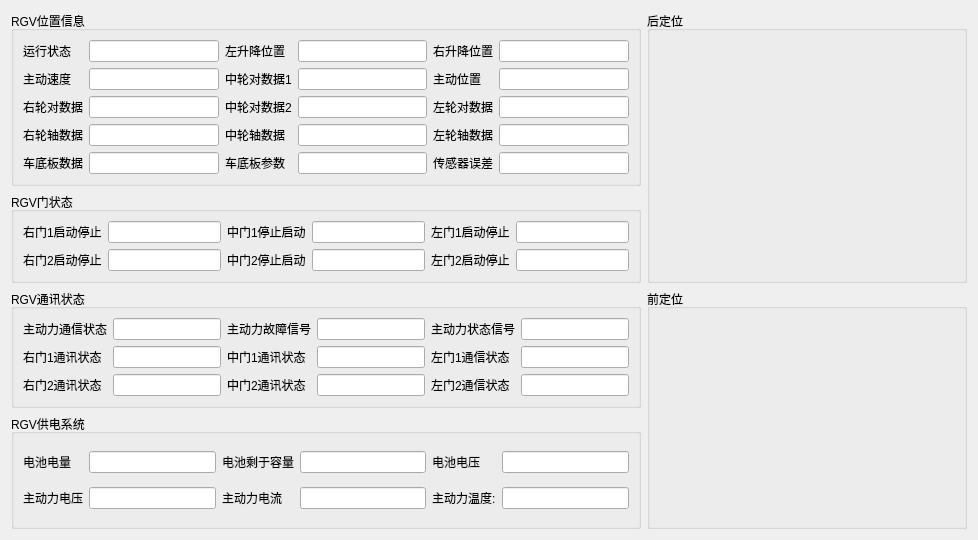
      <widget class="QWidget" name="RGV_Monitor_Widget">
       <layout class="QGridLayout" name="gridLayout_24">
        <item row="0" column="0">
         <widget class="QGroupBox" name="groupBox_17">
          <property name="title">
           <string>RGV位置信息</string>
          </property>
          <layout class="QGridLayout" name="gridLayout_20">
           <item row="3" column="5">
            <widget class="QLineEdit" name="RGV_State_20"/>
           </item>
           <item row="0" column="1">
            <widget class="QLineEdit" name="RGV_State_65"/>
           </item>
           <item row="0" column="5">
            <widget class="QLineEdit" name="RGV_State_21"/>
           </item>
           <item row="4" column="4">
            <widget class="QLabel" name="label_28">
             <property name="text">
              <string>左轮轴数据</string>
             </property>
            </widget>
           </item>
           <item row="2" column="2">
            <widget class="QLabel" name="label_39">
             <property name="text">
              <string>中轮对数据1</string>
             </property>
            </widget>
           </item>
           <item row="2" column="0">
            <widget class="QLabel" name="label_34">
             <property name="text">
              <string>主动速度</string>
             </property>
            </widget>
           </item>
           <item row="3" column="1">
            <widget class="QLineEdit" name="RGV_State_17"/>
           </item>
           <item row="0" column="0">
            <widget class="QLabel" name="label_88">
             <property name="text">
              <string>运行状态</string>
             </property>
            </widget>
           </item>
           <item row="0" column="4">
            <widget class="QLabel" name="label_70">
             <property name="text">
              <string>右升降位置</string>
             </property>
            </widget>
           </item>
           <item row="4" column="5">
            <widget class="QLineEdit" name="RGV_State_18"/>
           </item>
           <item row="4" column="1">
            <widget class="QLineEdit" name="RGV_State_22"/>
           </item>
           <item row="3" column="0">
            <widget class="QLabel" name="label_32">
             <property name="text">
              <string>右轮对数据</string>
             </property>
            </widget>
           </item>
           <item row="2" column="3">
            <widget class="QLineEdit" name="RGV_State_8"/>
           </item>
           <item row="4" column="3">
            <widget class="QLineEdit" name="RGV_State_9"/>
           </item>
           <item row="3" column="4">
            <widget class="QLabel" name="label_29">
             <property name="text">
              <string>左轮对数据</string>
             </property>
            </widget>
           </item>
           <item row="2" column="1">
            <widget class="QLineEdit" name="RGV_State_13"/>
           </item>
           <item row="0" column="2">
            <widget class="QLabel" name="label_66">
             <property name="text">
              <string>左升降位置</string>
             </property>
            </widget>
           </item>
           <item row="2" column="4">
            <widget class="QLabel" name="label_27">
             <property name="text">
              <string>主动位置</string>
             </property>
            </widget>
           </item>
           <item row="4" column="2">
            <widget class="QLabel" name="label_44">
             <property name="text">
              <string>中轮轴数据</string>
             </property>
            </widget>
           </item>
           <item row="4" column="0">
            <widget class="QLabel" name="label_30">
             <property name="text">
              <string>右轮轴数据</string>
             </property>
            </widget>
           </item>
           <item row="2" column="5">
            <widget class="QLineEdit" name="RGV_State_16"/>
           </item>
           <item row="0" column="3">
            <widget class="QLineEdit" name="RGV_State_19"/>
           </item>
           <item row="3" column="3">
            <widget class="QLineEdit" name="RGV_State_10"/>
           </item>
           <item row="3" column="2">
            <widget class="QLabel" name="label_49">
             <property name="text">
              <string>中轮对数据2</string>
             </property>
            </widget>
           </item>
           <item row="5" column="1">
            <widget class="QLineEdit" name="RGV_State_11"/>
           </item>
           <item row="5" column="0">
            <widget class="QLabel" name="label_52">
             <property name="text">
              <string>车底板数据</string>
             </property>
            </widget>
           </item>
           <item row="5" column="5">
            <widget class="QLineEdit" name="RGV_State_12"/>
           </item>
           <item row="5" column="4">
            <widget class="QLabel" name="label_53">
             <property name="text">
              <string>传感器误差</string>
             </property>
            </widget>
           </item>
           <item row="5" column="2">
            <widget class="QLabel" name="label_54">
             <property name="text">
              <string>车底板参数</string>
             </property>
            </widget>
           </item>
           <item row="5" column="3">
            <widget class="QLineEdit" name="RGV_State_14"/>
           </item>
          </layout>
         </widget>
        </item>
        <item row="0" column="1" rowspan="2">
         <widget class="QGroupBox" name="groupBox_19">
          <property name="sizePolicy">
           <sizepolicy hsizetype="Expanding" vsizetype="Preferred">
            <horstretch>0</horstretch>
            <verstretch>0</verstretch>
           </sizepolicy>
          </property>
          <property name="minimumSize">
           <size>
            <width>320</width>
            <height>240</height>
           </size>
          </property>
          <property name="title">
           <string>后定位</string>
          </property>
          <layout class="QGridLayout" name="gridLayout_21">
           <item row="0" column="0">
            <widget class="QCustomPlot" name="Plot_1" native="true">
             <property name="minimumSize">
              <size>
               <width>0</width>
               <height>0</height>
              </size>
             </property>
             <layout class="QGridLayout" name="gridLayout_60"/>
            </widget>
           </item>
          </layout>
         </widget>
        </item>
        <item row="1" column="0">
         <widget class="QGroupBox" name="groupBox_9">
          <property name="title">
           <string>RGV门状态</string>
          </property>
          <layout class="QGridLayout" name="gridLayout_9">
           <item row="0" column="0">
            <widget class="QLabel" name="label_50">
             <property name="text">
              <string>右门1启动停止</string>
             </property>
            </widget>
           </item>
           <item row="0" column="1">
            <widget class="QLineEdit" name="RGV_State_47"/>
           </item>
           <item row="0" column="2">
            <widget class="QLabel" name="label_37">
             <property name="text">
              <string>中门1停止启动</string>
             </property>
            </widget>
           </item>
           <item row="0" column="3">
            <widget class="QLineEdit" name="RGV_State_37"/>
           </item>
           <item row="0" column="4">
            <widget class="QLabel" name="label_64">
             <property name="text">
              <string>左门1启动停止</string>
             </property>
            </widget>
           </item>
           <item row="0" column="5">
            <widget class="QLineEdit" name="RGV_State_28"/>
           </item>
           <item row="1" column="0">
            <widget class="QLabel" name="label_41">
             <property name="text">
              <string>右门2启动停止</string>
             </property>
            </widget>
           </item>
           <item row="1" column="1">
            <widget class="QLineEdit" name="RGV_State_48"/>
           </item>
           <item row="1" column="2">
            <widget class="QLabel" name="label_48">
             <property name="text">
              <string>中门2停止启动</string>
             </property>
            </widget>
           </item>
           <item row="1" column="3">
            <widget class="QLineEdit" name="RGV_State_38"/>
           </item>
           <item row="1" column="4">
            <widget class="QLabel" name="label_57">
             <property name="text">
              <string>左门2启动停止</string>
             </property>
            </widget>
           </item>
           <item row="1" column="5">
            <widget class="QLineEdit" name="RGV_State_29"/>
           </item>
          </layout>
         </widget>
        </item>
        <item row="2" column="0">
         <widget class="QGroupBox" name="groupBox_18">
          <property name="title">
           <string>RGV通讯状态</string>
          </property>
          <layout class="QGridLayout" name="gridLayout_23">
           <item row="0" column="0">
            <widget class="QLabel" name="label_19">
             <property name="text">
              <string>主动力通信状态</string>
             </property>
            </widget>
           </item>
           <item row="0" column="1">
            <widget class="QLineEdit" name="RGV_State_1"/>
           </item>
           <item row="0" column="2">
            <widget class="QLabel" name="label_22">
             <property name="text">
              <string>主动力故障信号</string>
             </property>
            </widget>
           </item>
           <item row="0" column="3">
            <widget class="QLineEdit" name="RGV_State_4"/>
           </item>
           <item row="0" column="4">
            <widget class="QLabel" name="label_26">
             <property name="text">
              <string>主动力状态信号</string>
             </property>
            </widget>
           </item>
           <item row="0" column="5">
            <widget class="QLineEdit" name="RGV_State_5"/>
           </item>
           <item row="1" column="0">
            <widget class="QLabel" name="label_58">
             <property name="text">
              <string>右门1通讯状态</string>
             </property>
            </widget>
           </item>
           <item row="1" column="1">
            <widget class="QLineEdit" name="RGV_State_42"/>
           </item>
           <item row="1" column="2">
            <widget class="QLabel" name="label_56">
             <property name="text">
              <string>中门1通讯状态</string>
             </property>
            </widget>
           </item>
           <item row="1" column="3">
            <widget class="QLineEdit" name="RGV_State_32"/>
           </item>
           <item row="1" column="4">
            <widget class="QLabel" name="label_33">
             <property name="text">
              <string>左门1通信状态</string>
             </property>
            </widget>
           </item>
           <item row="1" column="5">
            <widget class="QLineEdit" name="RGV_State_23"/>
           </item>
           <item row="2" column="0">
            <widget class="QLabel" name="label_35">
             <property name="text">
              <string>右门2通讯状态</string>
             </property>
            </widget>
           </item>
           <item row="2" column="1">
            <widget class="QLineEdit" name="RGV_State_43"/>
           </item>
           <item row="2" column="2">
            <widget class="QLabel" name="label_55">
             <property name="text">
              <string>中门2通讯状态</string>
             </property>
            </widget>
           </item>
           <item row="2" column="3">
            <widget class="QLineEdit" name="RGV_State_33"/>
           </item>
           <item row="2" column="4">
            <widget class="QLabel" name="label_31">
             <property name="text">
              <string>左门2通信状态</string>
             </property>
            </widget>
           </item>
           <item row="2" column="5">
            <widget class="QLineEdit" name="RGV_State_24"/>
           </item>
          </layout>
         </widget>
        </item>
        <item row="2" column="1" rowspan="2">
         <widget class="QGroupBox" name="groupBox_13">
          <property name="sizePolicy">
           <sizepolicy hsizetype="Expanding" vsizetype="Preferred">
            <horstretch>0</horstretch>
            <verstretch>0</verstretch>
           </sizepolicy>
          </property>
          <property name="minimumSize">
           <size>
            <width>320</width>
            <height>240</height>
           </size>
          </property>
          <property name="title">
           <string>前定位</string>
          </property>
          <layout class="QGridLayout" name="gridLayout_14">
           <item row="0" column="0">
            <widget class="QCustomPlot" name="Plot_2" native="true">
             <property name="minimumSize">
              <size>
               <width>0</width>
               <height>0</height>
              </size>
             </property>
             <layout class="QGridLayout" name="gridLayout_59"/>
            </widget>
           </item>
          </layout>
         </widget>
        </item>
        <item row="3" column="0">
         <widget class="QGroupBox" name="groupBox_14">
          <property name="title">
           <string>RGV供电系统</string>
          </property>
          <layout class="QGridLayout" name="gridLayout_17">
           <item row="0" column="1">
            <widget class="QLineEdit" name="RGV_State_53"/>
           </item>
           <item row="0" column="0">
            <widget class="QLabel" name="label_61">
             <property name="text">
              <string>电池电量</string>
             </property>
            </widget>
           </item>
           <item row="1" column="0">
            <widget class="QLabel" name="label_24">
             <property name="text">
              <string>主动力电压</string>
             </property>
            </widget>
           </item>
           <item row="1" column="4">
            <widget class="QLabel" name="label_25">
             <property name="text">
              <string>主动力温度:</string>
             </property>
            </widget>
           </item>
           <item row="0" column="5">
            <widget class="QLineEdit" name="RGV_State_52"/>
           </item>
           <item row="0" column="3">
            <widget class="QLineEdit" name="RGV_State_54"/>
           </item>
           <item row="1" column="2">
            <widget class="QLabel" name="label_21">
             <property name="text">
              <string>主动力电流</string>
             </property>
            </widget>
           </item>
           <item row="0" column="4">
            <widget class="QLabel" name="label_51">
             <property name="text">
              <string>电池电压</string>
             </property>
            </widget>
           </item>
           <item row="1" column="1">
            <widget class="QLineEdit" name="RGV_State_6"/>
           </item>
           <item row="1" column="3">
            <widget class="QLineEdit" name="RGV_State_3"/>
           </item>
           <item row="1" column="5">
            <widget class="QLineEdit" name="RGV_State_7"/>
           </item>
           <item row="0" column="2">
            <widget class="QLabel" name="label_62">
             <property name="text">
              <string>电池剩于容量</string>
             </property>
            </widget>
           </item>
          </layout>
         </widget>
        </item>
       </layout>
      </widget>
